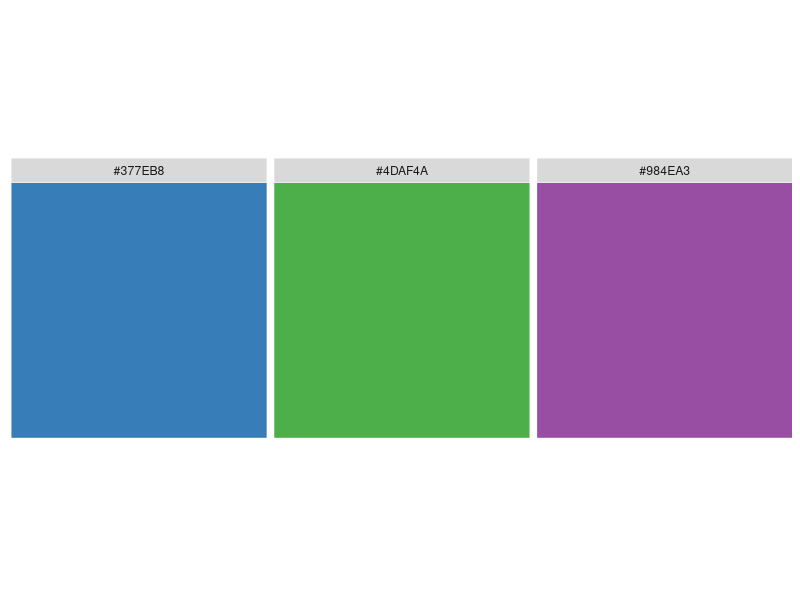
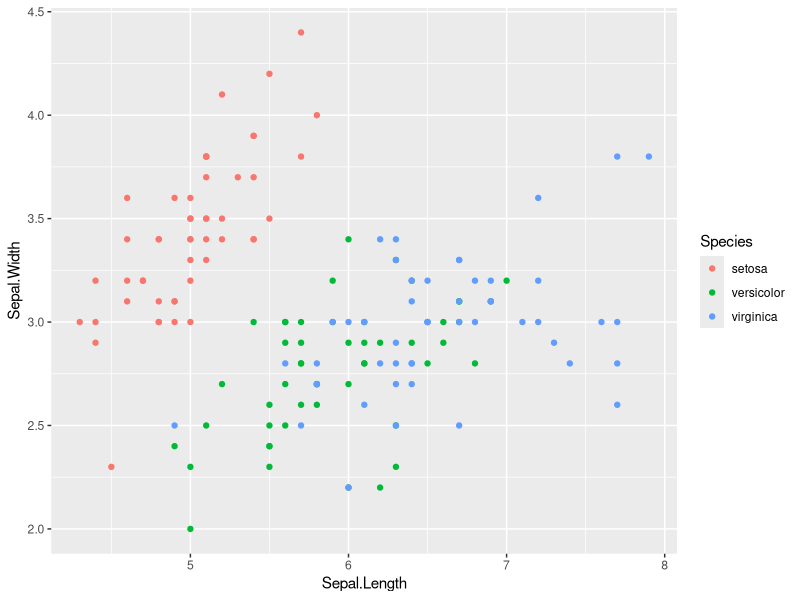
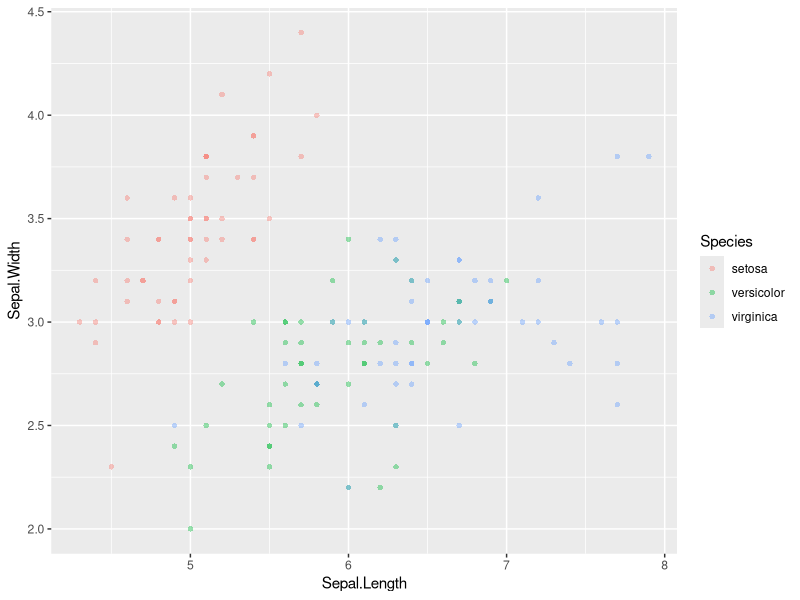
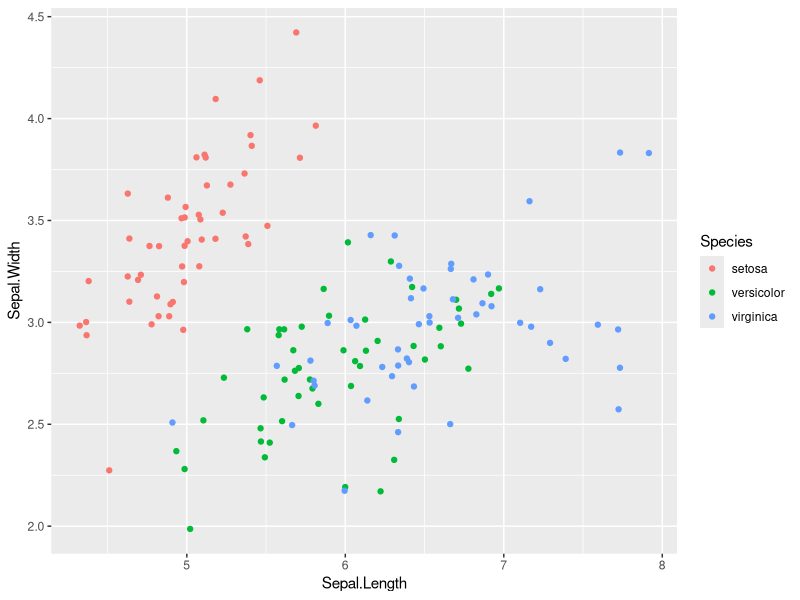
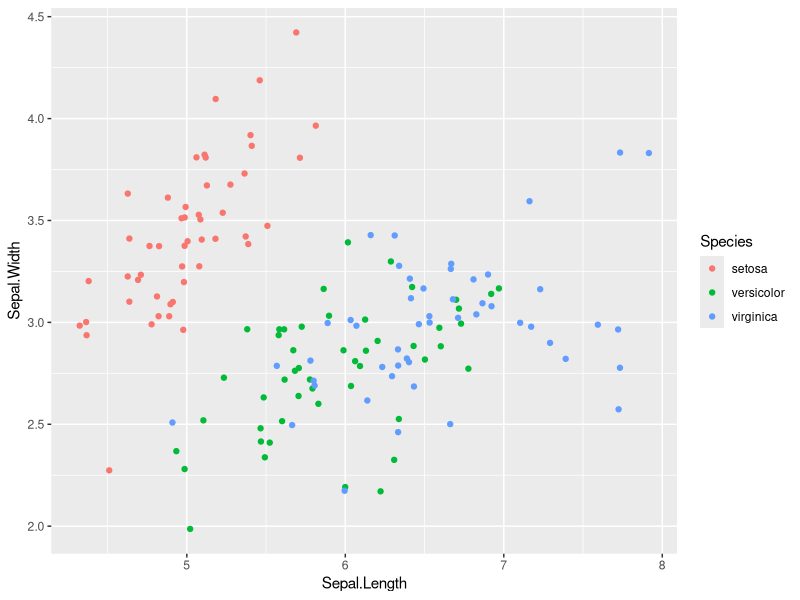
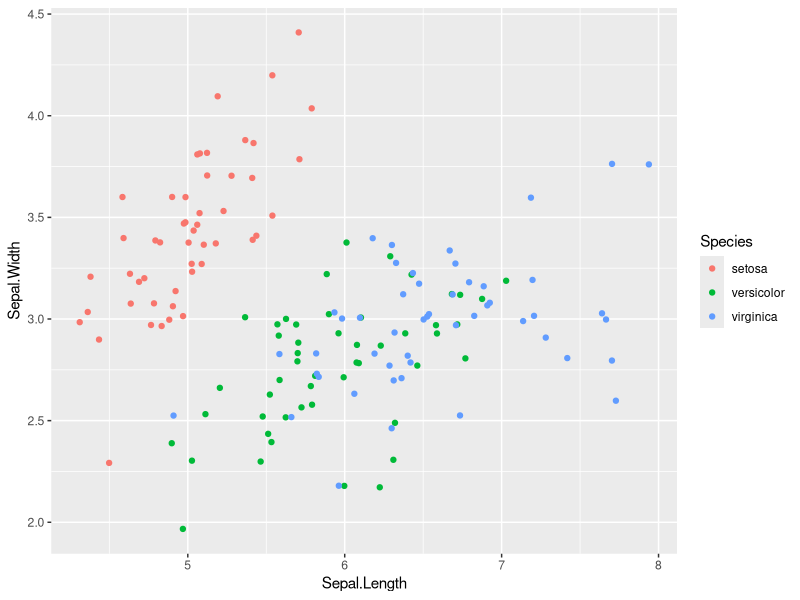
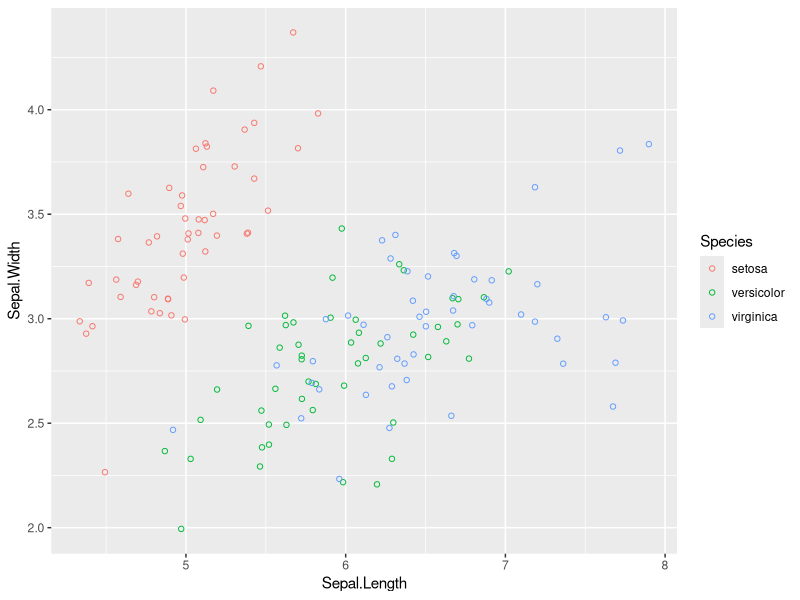
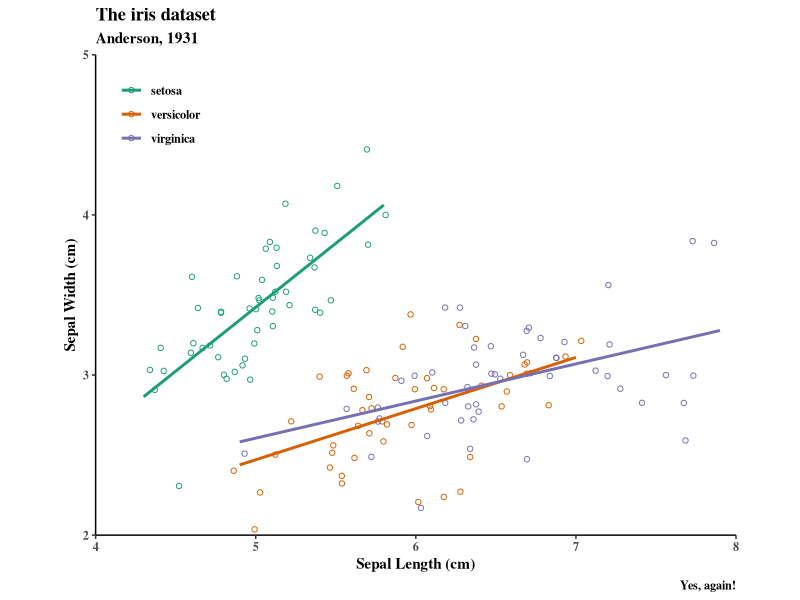

Write R code to recreate these figures, in order.
# Coding exercises for Data Visualization
# Rick Scavetta
# 15.06.2020
# Notes from the second 2-hour group session

# Using color ----
# Colors can be defined using a hex code: 
myRed <- "#e41a1c" # #RRGGBB

# hexidecimal (base 16): 0-9, A-F
# 1-digit numbers: 16 (16^1)
# 2-digit numbers: 256 (16^2)
# 00 - FF

# base 10:
# 1-digit numbers: 10 (10^1)
# 2-digit numbers: 100 (10^2)
# 00 - 99
256*256*256 # (Red*Blue*Green) 16 777 216 colors

# Get colors:
library(RColorBrewer)
myColors <- brewer.pal(4, "Set1")[2:4]

# view
munsell::plot_hex(myColors)

# ggplot2 ----

# Exercise 1:
# 1 - Need to deal with overplotting - 3 different ways to implement the solution
# 2 - Change shape
# 3 - Add models, without background
# 4 - Change the colors - use Dark2 from color brewer
# 5 - Re-position the legend
# 6 - Remove non-data ink
# 7 - Relabel the axes
# 8 - Change the aspect ratio
# 9 - Set limits on the x and y axes
# 10 - Extra, remove color and use facets instead

library(ggplot2)
g <- ggplot(iris, aes(Sepal.Length, Sepal.Width, color = Species))

# basic scatter plot:
# This it mostly perfectly fine, but it doesn't 
# guarantee there will be no overplotting, so always consider if it's the right choice.
g +
  geom_point()

# Even if the data doesn't suffer from overplotting, 
# e.g. if it wasn't low-precision data, like we have here,
# we probably want to change some of these arguments:
g +
  geom_point(shape = 16, alpha = 0.4)

# 1 - Use position argument  - full-featured & flexible
g +
  geom_point(position = position_jitter(seed = 136))

# This is flexible, since I can set the randomization seed once
# and have consistency in all later plots:
posn_j <- position_jitter(seed = 136)
g +
  geom_point(position = posn_j)

# 2 - easy, most inflexible
g +
  geom_point(position = "jitter")

# 3 - Using a geom_*() - convenient but not flexible:
g +
  geom_jitter(shape = 1)

# Our completed plot ----
# I'm using method 2 to be certain about the jittering, 
# but it's not necessary in all cases, you can also just use method 1 above or even none
g +
  # geom_point(shape = 16, alpha = 0.5) + # If appropriate
  geom_point(shape = 1, position = position_jitter(seed = 196)) + # If necessary
  geom_smooth(method = "lm", se = FALSE) +
  coord_fixed(1, xlim = c(4,8), ylim = c(2,5), expand = 0) +
  scale_color_brewer(palette = "Dark2") +
  labs(title = "The iris dataset", 
       subtitle = "Anderson, 1931", 
       caption = "Yes, again!",
       x = "Sepal Length (cm)", y = "Sepal Width (cm)", color = "") +
  theme_classic() +
  theme(text = element_text(family = "serif", face = "bold"),
        rect = element_blank(),
        # axis.line = element_blank(),
        legend.position = c(0.1, 0.9)) +
  NULL

# Some additional notes ----
# 1 - To remove buffer on edges of axes, you can also use:
# but note this will also FILTER OUT (i.e. remove) any data outside the limits
# so never copy and paste these commands to unseen plots
g +
  geom_point(shape = 16, alpha = 0.5) +
  scale_x_continuous(limits = c(4,8), expand = c(0,0))

# 2 - An alternative way for color changes is to manually specific color definitions
# 2a - As a character vector:
myColors <- c("#1b9e77", "#d95f02", "#7570b3")

# visualize them:
munsell::plot_hex(myColors)
# green orange purple

# This just applies each color to each level in the order they appear
# i.e.
levels(iris$Species)
# [1] "setosa"     "versicolor" "virginica" 
# will get green, orange, purple as above

# Our plot:
g +
  geom_point(shape = 16, alpha = 0.5) +
  scale_color_manual(values = myColors)

# 2b - Or as a named character vector:
myColors_named <- c(virginica = "#1b9e77", 
                    setosa = "#d95f02",
                    versicolor = "#7570b3")
myColors_named # how a named vector looks

# Using a named vector to define the exact color-level pairing you want
# This makes color choices consistent across all your plots!
g +
  geom_point(shape = 16, alpha = 0.5) +
  scale_color_manual(values = myColors_named)

# 3 - Default method for geom_smooth is loess 
g +
  geom_jitter(shape = 1) +
  geom_smooth(se = FALSE)